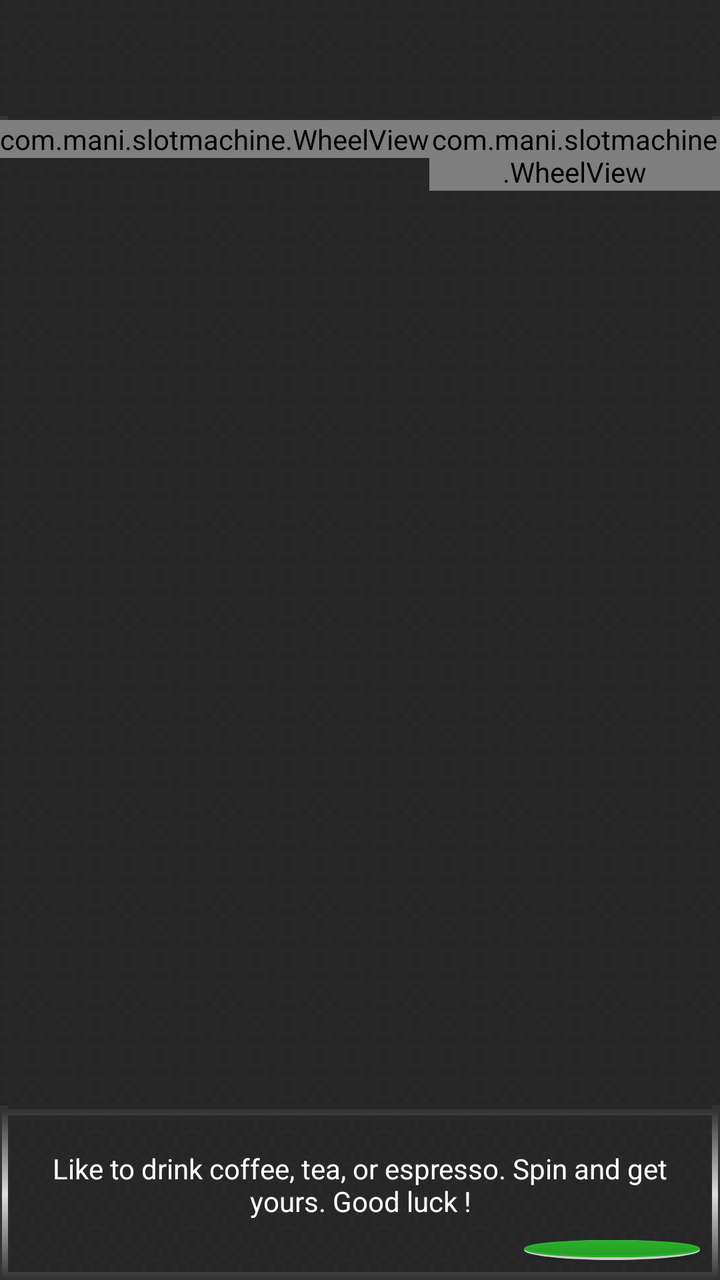
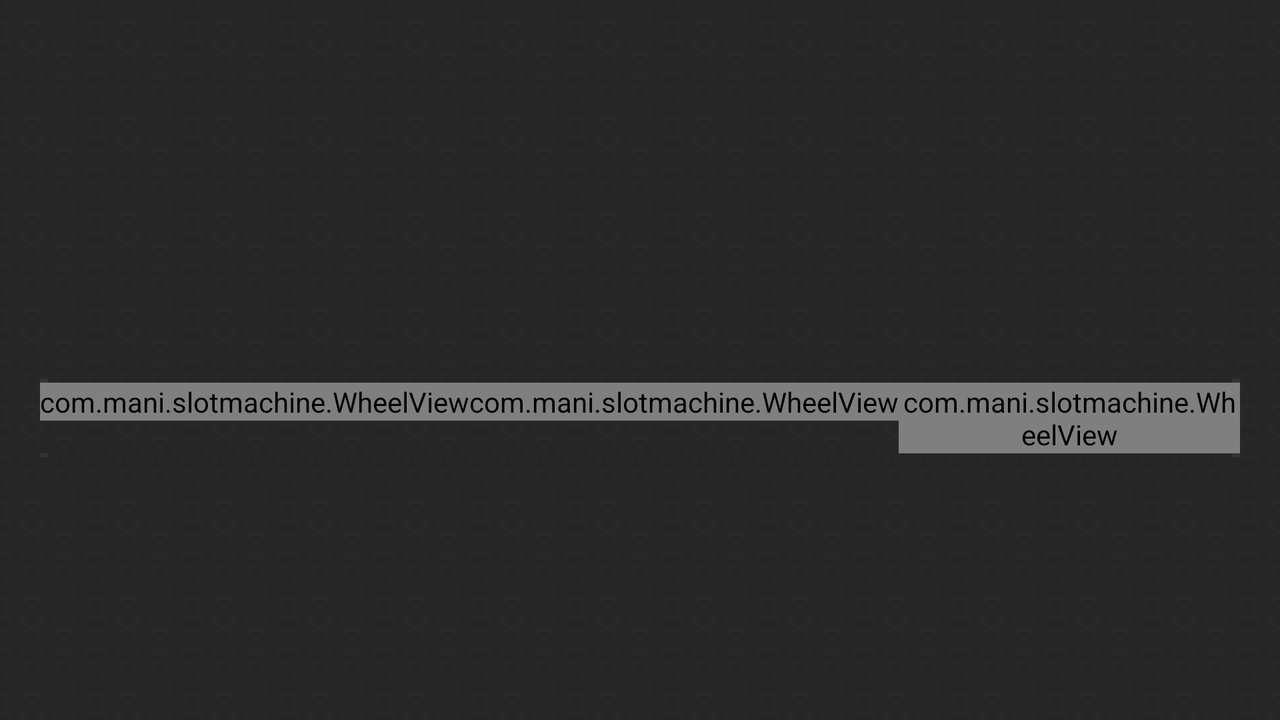

First picture: res/layout/ on a phone held upright. Second picture: the repository's own variant of that layout, on a device whose configuration matches the variant's folder. Source for both follows.
<!-- AndroidManifest.xml: application theme CustomActionBarTheme -->
<!-- res/layout/main_activity_layout.xml -->
<?xml version="1.0" encoding="utf-8"?>
<RelativeLayout
    xmlns:android="http://schemas.android.com/apk/res/android"
    android:layout_width="fill_parent"
    android:layout_height="fill_parent"
    android:gravity="center"
    android:background="@drawable/screen_bg"
    android:paddingTop="48dp">
        		
	<View
	    android:id="@+id/thickLine1"
        android:layout_width="wrap_content"
        android:layout_height="2dp"
        android:layout_marginTop="10dp"
        android:background="@drawable/wheel_frame"/>
		
    <LinearLayout
        android:id="@+id/slotReels"
        android:layout_width="wrap_content"
        android:layout_height="wrap_content" 
        android:layout_below="@id/thickLine1"
        android:orientation="horizontal">
        	
		<com.mani.slotmachine.WheelView
		    android:id="@+id/wheel1"
	        android:layout_width="wrap_content"
	        android:layout_height="wrap_content"/>
	
		<com.mani.slotmachine.WheelView
		    android:id="@+id/wheel2"
	        android:layout_width="wrap_content"
	        android:layout_height="wrap_content"/>
		
		<com.mani.slotmachine.WheelView
		    android:id="@+id/wheel3"
	        android:layout_width="wrap_content"
	        android:layout_height="wrap_content"/>							
	
	</LinearLayout>	

	<View
	    android:id="@+id/thickLine2"
        android:layout_width="wrap_content"
        android:layout_height="2dp"
        android:layout_below="@id/slotReels"
        android:background="@drawable/wheel_frame"/>
			
    <RelativeLayout
        android:id="@+id/slotSpinLayout"
        android:layout_width="fill_parent"
        android:layout_height="wrap_content" 
        android:padding="10dp"
        android:layout_alignLeft="@id/thickLine2"
        android:layout_alignRight="@id/thickLine2"
        android:layout_below="@id/thickLine2"
        android:background="@drawable/wheel_frame">		
        
	<TextView
	    android:id="@+id/welcomeTxt"
        android:layout_width="fill_parent"
        android:layout_height="wrap_content"
        android:textColor="#ffffff"
        android:gravity="center"
        android:layout_alignParentLeft="true"
        android:padding="10dp"
        android:text="@string/welcome_text"/>
	
	<TextView
	    android:id="@+id/resultTxt"
        android:layout_width="fill_parent"
        android:layout_height="wrap_content"
        android:textColor="#ffffff"
        android:padding="10dp"
        android:gravity="center"
        android:layout_alignParentLeft="true"
        android:layout_below="@id/welcomeTxt"
        android:text="@string/result_text"/>    
		
	<Button
	    android:id="@+id/spin"
        android:layout_width="wrap_content"
        android:layout_height="wrap_content"
        android:padding="10dp"
        android:text="@string/spin"
        android:textColor="#ffffff"
        android:layout_below="@id/welcomeTxt"
        android:layout_alignParentRight="true"
        android:background="@drawable/spin_button_bg"/>
	
	<TextView
	    android:id="@+id/authorTxt"
        android:layout_width="fill_parent"
        android:layout_height="wrap_content"
        android:textColor="#ffffff"
        android:layout_alignParentLeft="true"
        android:layout_below="@id/spin"
        android:textSize="12sp"
        android:text="@string/author_text"/>    
		
    </RelativeLayout>   	
    
</RelativeLayout>
<!-- resources referenced by this layout -->
<resources>
  <!-- drawable screen_bg (drawable) -->
  <bitmap
  xmlns:android="http://schemas.android.com/apk/res/android"
  android:src="@drawable/bg_screen"
  android:tileMode="repeat"
  android:dither="true" />
  <string name="author_text">Mani / smanikandan14</string>
  <string name="result_text">Enjoy %1$s :)</string>
  <string name="spin">Spin</string>
  <string name="welcome_text">Like to drink coffee, tea, or espresso. Spin and get yours. Good luck !</string>
  <!-- drawable spin_button_pressed (drawable) -->
  <layer-list
  xmlns:android="http://schemas.android.com/apk/res/android">
   
     <item android:drawable="@drawable/button_shadow"/>
     <item
       android:drawable="@drawable/button_pressed"
       android:bottom="4px" />  
   
  </layer-list>
  <!-- drawable spin_button_disabled (drawable) -->
  <layer-list
  xmlns:android="http://schemas.android.com/apk/res/android">
   
     <item android:drawable="@drawable/button_shadow"/>
     <item
       android:drawable="@drawable/button_disabled"
       android:bottom="4px" />  
   
  </layer-list>
  <!-- drawable spin_button_normal (drawable) -->
  <layer-list
  xmlns:android="http://schemas.android.com/apk/res/android">
   
     <item android:drawable="@drawable/button_shadow"/>
     <item
       android:drawable="@drawable/button_rounded"
       android:bottom="4px" />  
   
  </layer-list>
  <!-- from res/values-v14/ -->
  <style name="MyActionBar" parent="@style/Widget.AppCompat.ActionBar">     
           <item name="titleTextStyle">@style/MyActionBarTitleText</item>
            <item name="android:titleTextStyle">@style/MyActionBarTitleText</item>  
          <item name="android:background">@android:color/transparent</item>
          <item name="background">@android:color/transparent</item>    
      </style>
  <!-- drawable button_shadow (drawable) -->
  <shape android:shape="oval"
  xmlns:android="http://schemas.android.com/apk/res/android">
   
       <solid android:color="#CCCCCC"/>
   <size 
      android:width="48dp"
      android:height="48dp"/>
  </shape>
  <!-- drawable button_pressed (drawable) -->
  <shape android:shape="oval"
  xmlns:android="http://schemas.android.com/apk/res/android"> 
     <gradient
       android:startColor="@color/button_pressed_color"
       android:endColor="@color/button_end_color"
       android:angle="90">
     </gradient>
   
     <stroke
       android:width="1dp"
       android:color="@color/button_end_color" />
     
  <size 
      android:width="48dp"
      android:height="48dp"/>   
  </shape>
  <!-- drawable button_disabled (drawable) -->
  <shape android:shape="oval"
  xmlns:android="http://schemas.android.com/apk/res/android"> 
     <gradient
       android:startColor="@color/button_disabled_color"
       android:endColor="@color/button_disabled_color"
       android:angle="90">
     </gradient>
   
     <stroke
       android:width="1dp"
       android:color="@color/button_disabled_color" />
     
  <size 
      android:width="48dp"
      android:height="48dp"/>   
  </shape>
  <!-- drawable button_rounded (drawable) -->
  <shape android:shape="oval"
  xmlns:android="http://schemas.android.com/apk/res/android"> 
     <gradient
       android:startColor="@color/button_start_color"
       android:endColor="@color/button_end_color"
       android:angle="90">
     </gradient>
   
     <stroke
       android:width="1dp"
       android:color="@color/button_end_color" />
     
  <size 
      android:width="48dp"
      android:height="48dp"/>   
  </shape>
  <!-- from res/values-v14/ -->
  <style name="MyActionBarTitleText" parent="@style/TextAppearance.AppCompat.Widget.ActionBar.Title">
  	    <item name="android:textColor">@android:color/white</item>
  	</style>
  <item name="button_pressed_color" type="color">#0d5302</item>
  <item name="button_end_color" type="color">#2baf2b</item>
  <item name="button_disabled_color" type="color">#9e9e9e</item>
  <item name="button_start_color" type="color">#259b24</item>
  <!-- some entries are left out for length -->
</resources>
<!-- res/layout-land/main_activity_layout.xml (the repository's variant of the layout above) -->
<!-- drawn on the phone turned sideways -->
<?xml version="1.0" encoding="utf-8"?>
<RelativeLayout
    xmlns:android="http://schemas.android.com/apk/res/android"
    android:layout_width="fill_parent"
    android:layout_height="fill_parent"
    android:gravity="center"
    android:paddingLeft="20dp"
    android:paddingRight="20dp"
    android:background="@drawable/screen_bg"
    android:paddingTop="48dp">
        
	<View
	    android:id="@+id/thickLine1"
        android:layout_width="wrap_content"
        android:layout_height="2dp"
        android:layout_marginTop="10dp"
        android:background="@drawable/wheel_frame"/>
		
    <LinearLayout
        android:id="@+id/slotReels"
        android:layout_width="wrap_content"
        android:layout_height="wrap_content" 
        android:layout_below="@id/thickLine1"
        android:orientation="horizontal">
        	
		<com.mani.slotmachine.WheelView
		    android:id="@+id/wheel1"
	        android:layout_width="wrap_content"
	        android:layout_height="wrap_content"/>
	
		<com.mani.slotmachine.WheelView
		    android:id="@+id/wheel2"
	        android:layout_width="wrap_content"
	        android:layout_height="wrap_content"/>
		
		<com.mani.slotmachine.WheelView
		    android:id="@+id/wheel3"
	        android:layout_width="wrap_content"
	        android:layout_height="wrap_content"/>							
	
	</LinearLayout>	

	<View
	    android:id="@+id/thickLine2"
        android:layout_width="wrap_content"
        android:layout_height="2dp"
        android:layout_below="@id/slotReels"
        android:background="@drawable/wheel_frame"/>
	
    <LinearLayout
        android:id="@+id/slotSpinLayout"
        android:layout_width="wrap_content"
        android:layout_height="wrap_content" 
        android:padding="10dp"
        android:layout_toRightOf="@id/thickLine2"
        android:layout_alignTop="@id/thickLine1"
        android:layout_alignBottom="@id/thickLine2"        
        android:background="@drawable/wheel_frame"
        android:orientation="vertical">		
	<TextView
	    android:id="@+id/welcomeTxt"
        android:layout_width="fill_parent"
        android:layout_height="wrap_content"
        android:textColor="#ffffff"
        android:gravity="center"
        android:text="@string/welcome_text"
        android:padding="10dp"/>    

	<TextView
	    android:id="@+id/resultTxt"
        android:layout_width="fill_parent"
        android:layout_height="wrap_content"
        android:textColor="#ffffff"
        android:gravity="center"
        android:text="@string/result_text"
        android:padding="10dp"/>    
		
	<Button
	    android:id="@+id/spin"
        android:layout_width="wrap_content"
        android:layout_height="wrap_content"
        android:padding="10dp"
        android:text="@string/spin"
        android:layout_gravity="center_horizontal"
        android:textColor="#ffffff"
        android:background="@drawable/spin_button_bg"/>
	
	
	<TextView
	    android:id="@+id/authorTxt"
        android:layout_width="wrap_content"
        android:layout_height="wrap_content"
        android:textColor="#ffffff"
        android:textSize="10sp"
        android:layout_gravity="center_horizontal"
        android:text="@string/author_text"/>	
    </LinearLayout>    	
    
</RelativeLayout>
